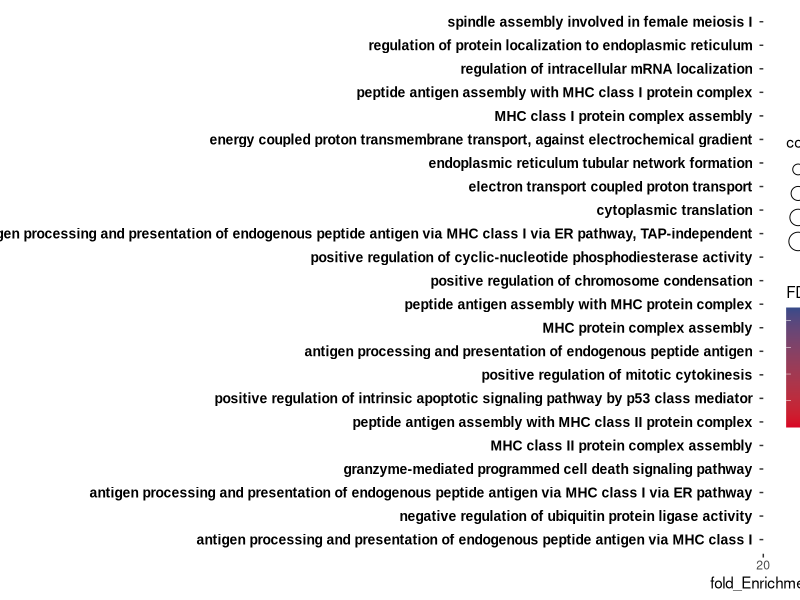

Recreate this plot in R.
library(ggplot2)
setwd("~/lu_shiyuan")
a<-read.table("Enrichment_plot.txt", head=TRUE, sep="\t")
S1<- ggplot(a, aes(x= fold_Enrichment, y=reorder(GO, fold_Enrichment), size=counts,fill=FDR)) + geom_point(shape = 21) +theme_bw() +theme()
S1=S1+ scale_fill_continuous(low = '#d90424', high = '#374a89')+scale_x_continuous(
  labels = scales::number_format(accuracy = 0.1))+ theme(axis.text.y = element_text(size = 10, family = "Arial", color = "black", face = "bold"))+xlab("fold_Enrichment")+scale_x_continuous(breaks = seq(0, 45, by = 10))
S1